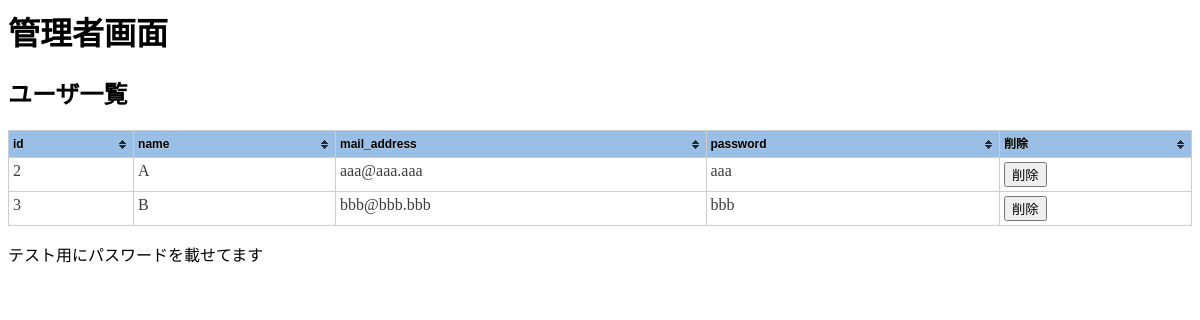
/manager.php, run on the app's committed database.
### tables this page shows
CREATE TABLE user
(
    id int auto_increment primary key,
    name varchar(50) not null,
    mail_address varchar(50) not null,
    user_type varchar(10) not null,
    password varchar(50) not null
);

### manager.php (the view, shortened to what this page needs)
<html>
    <head>
        <link rel="stylesheet" href="tablesorter/css/theme.blue.css">
    </head>
    <body>
        <h1>管理者画面</h1>
        <h2>ユーザ一覧</h2>
            <form><table id="user" class="tablesorter-blue">
<?php
$conn = new mysqli("localhost", "s1811424", "s1811424new", "s1811424");
$conn->set_charset("utf8");
$sql = "SELECT user.id, user.name, user.mail_address, user.password FROM user WHERE user.user_type='GUEST'";
$res = $conn->query($sql);
print("<thead><tr>");
for ($i=0; $i < $res->field_count; $i++) {
    print("<td>" . $res->fetch_field_direct($i)->name . "</td>");
}
print("<td>削除</td>");
print("</tr></thead>");
print("<tbody>");
while ($row = $res->fetch_array()) {
    print("<tr>");
    for ($i=0; $i < $res->field_count; $i++) {
        print("<td>" . $row[$i] . "</td>");
    }
    print('<td><button formaction="delete_user.php" formmethod="POST" name="id" value="' . $row[0] . '">削除</button></td>');
    print("</tr>");
}
print("</tbody>");
?>
        </table></form>
        <p>テスト用にパスワードを載せてます</P>
    </body>
</html>

### tablesorter/css/theme.blue.css (style rules this page uses)
.tablesorter-blue { width: 100%; background-color: #fff; margin: 10px 0 15px; text-align: left; border-spacing: 0; border: #cdcdcd 1px solid; border-width: 1px 0 0 1px; }
.tablesorter-blue th, .tablesorter-blue td { border: #cdcdcd 1px solid; border-width: 0 1px 1px 0; }
.tablesorter-blue th, .tablesorter-blue thead td { font: 12px/18px Arial, Sans-serif; font-weight: bold; color: #000; background-color: #99bfe6; border-collapse: collapse; padding: 4px; text-shadow: 0 1px 0 rgba(204, 204, 204, 0.7); }
.tablesorter-blue tbody td, .tablesorter-blue tfoot th, .tablesorter-blue tfoot td { padding: 4px; vertical-align: top; }
.tablesorter-blue .header, .tablesorter-blue .tablesorter-header { background-repeat: no-repeat; background-position: center right; padding: 4px 18px 4px 4px; white-space: normal; cursor: pointer; }
.tablesorter-blue td { color: #3d3d3d; background-color: #fff; padding: 4px; vertical-align: top; }

### data on the page
user: id "2", name "A", mail_address "aaa@aaa.aaa", password "aaa"
user: id "3", name "B", mail_address "bbb@bbb.bbb", password "bbb"

### other printed values
$res->fetch_field_direct($i)->name "id"
$res->fetch_field_direct($i)->name "name"
$res->fetch_field_direct($i)->name "mail_address"
$res->fetch_field_direct($i)->name "password"
